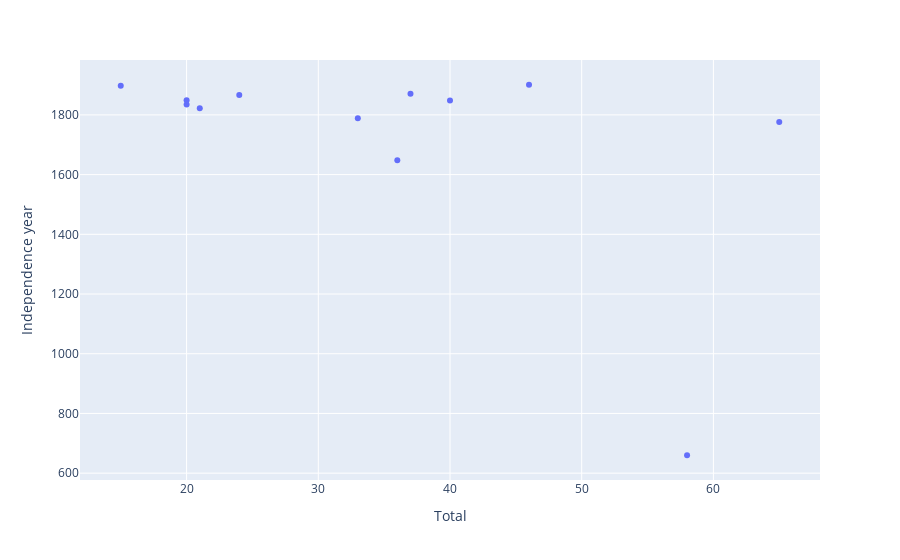

Notebook code for this chart:
### Markdown cell above
# part 3

### Code cell
fig = px.scatter(df, y="Independence year", x="Total")
fig.show()

### Figure 1 — Plotly figure (JSON) as saved in the notebook; plotly's stock layout.template omitted (floating-point values rounded to 4 significant figures)
{"data": [{"hovertemplate": "Total=%{x}<br>Independence year=%{y}<extra></extra>", "legendgroup": "", "marker": {"color": "#636efa", "symbol": "circle"}, "mode": "markers", "name": "", "orientation": "v", "showlegend": false, "type": "scatter", "x": [58, 65, 46, 36, 33, 37, 40, 24, 21, 20, 15, 20], "xaxis": "x", "y": [660, 1776, 1901, 1648, 1789, 1871, 1848, 1867, 1822, 1835, 1898, 1849], "yaxis": "y"}], "layout": {"legend": {"tracegroupgap": 0}, "margin": {"t": 60}, "xaxis": {"anchor": "y", "domain": [0, 1], "title": {"text": "Total"}}, "yaxis": {"anchor": "x", "domain": [0, 1], "title": {"text": "Independence year"}}}}
